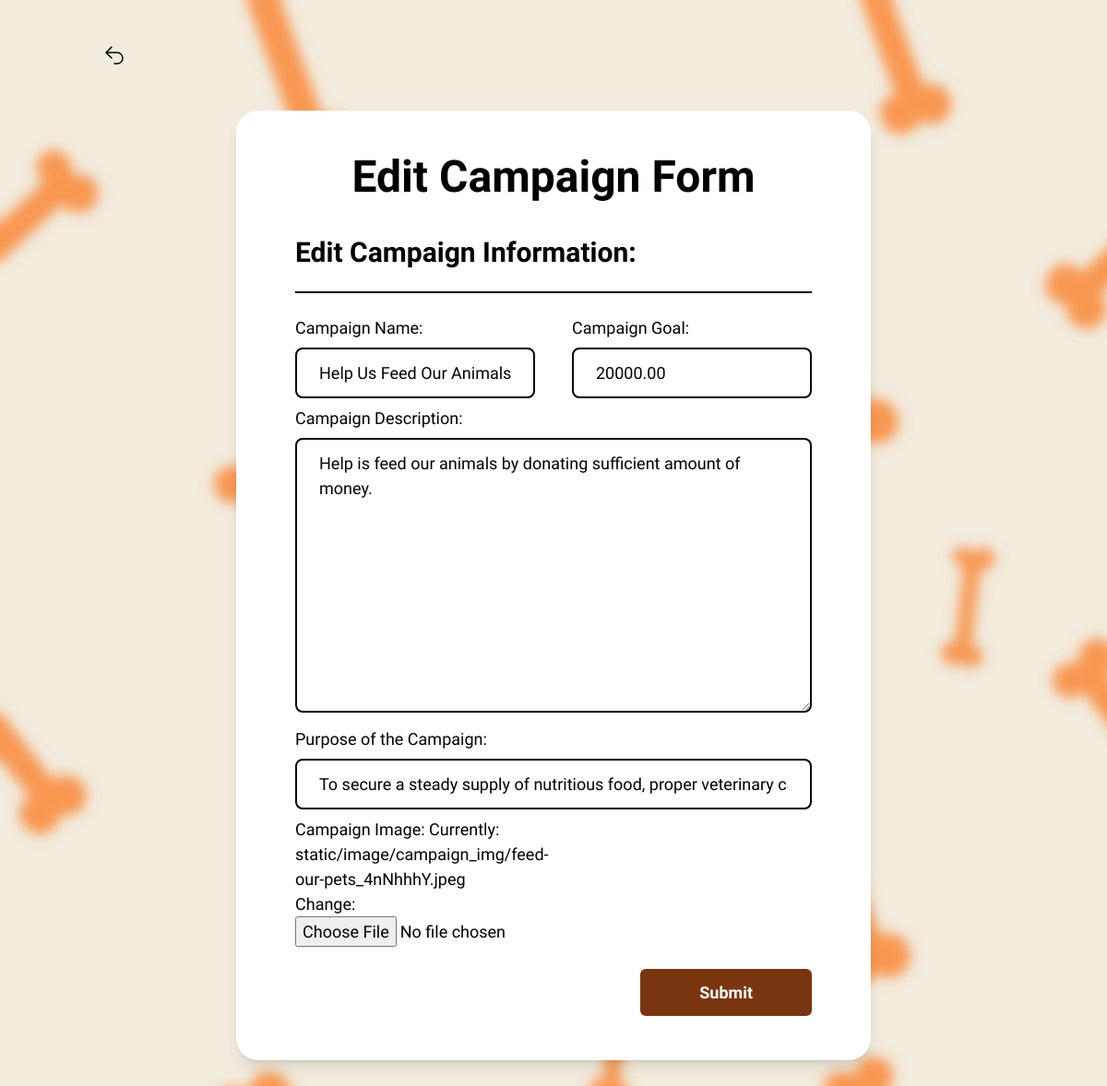
The page /staff/dashboard/campaigns/edit_campaign/CAMPAIGN0001/ (signed in) on the database as committed earlier.
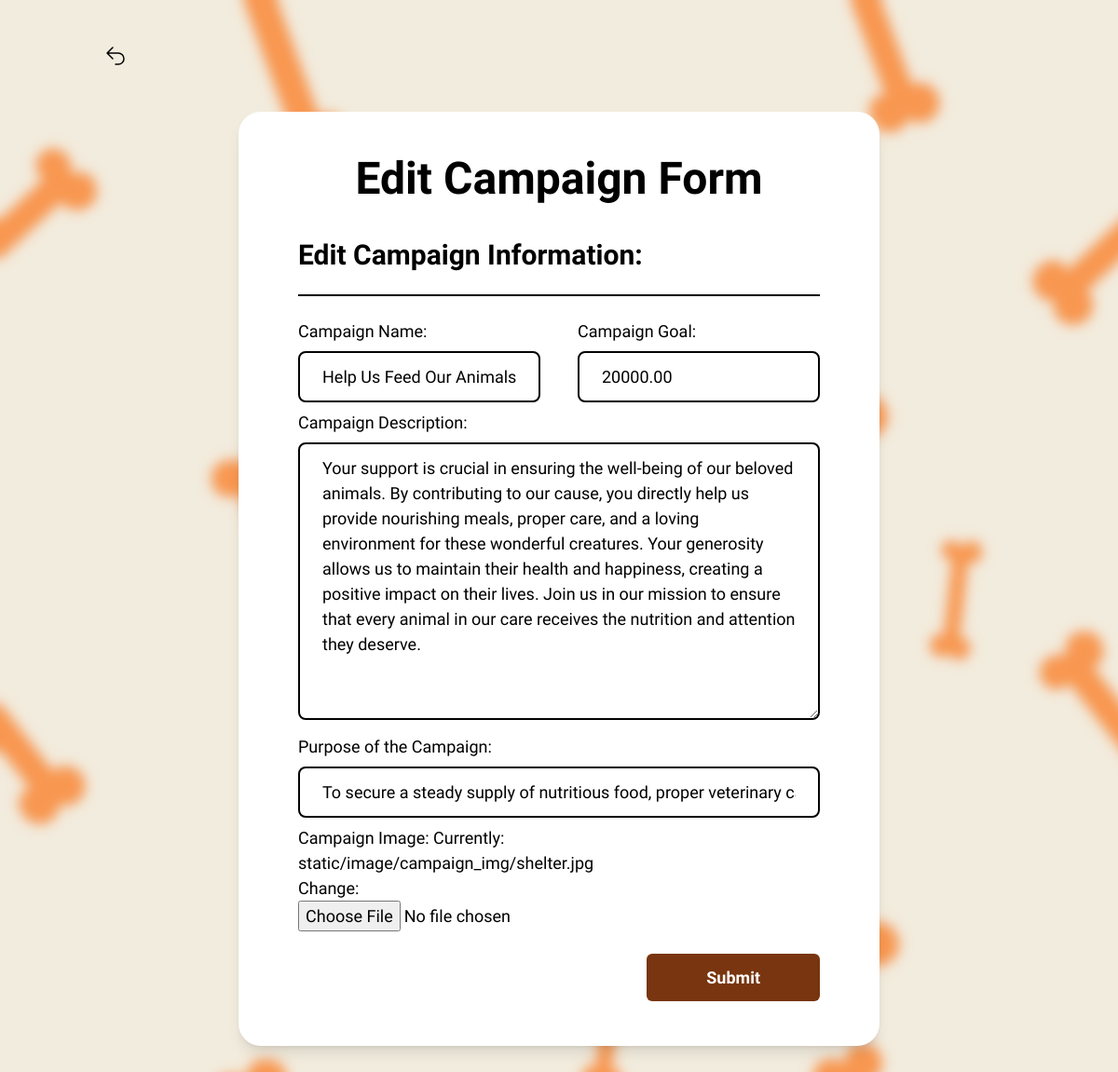
The same page on the database as committed later.
### donation/models.py (models this page shows)
class FundraisingCampaign(models.Model):
    campaignId = models.CharField(max_length=20, default=generate_campaign_key, primary_key=True, unique=True)
    campaignName = models.CharField(max_length=50, null=False, blank=False, unique=True)
    campaignDescription = models.TextField(max_length=800, blank=True, null=True)
    campaignGoal = models.DecimalField(max_digits=8, null=False, decimal_places=2)
    campaignPurpose = models.TextField(max_length=200, null=False, blank=False, default="")
    campaignImage = models.ImageField(upload_to='static/image/campaign_img')

### staff/decorators.py (the view)
    def _wrapped_view(request, *args, **kwargs):
        if not request.user.is_staff:
            return HttpResponseForbidden("You don't have permission to access this page.")
        return view_func(request, *args, **kwargs)

### staff/forms.py
class CampaignForm(forms.ModelForm):
    class Meta:
        model = FundraisingCampaign
        exclude = ['campaignId']
        widgets = {
            'campaignName' : forms.TextInput(attrs={'class': 'mt-2 border-2 border-black w-full px-6 py-3 mb-2 rounded-lg font-medium'}),
            'campaignDescription' : forms.Textarea(attrs={'class': 'mt-2 border-2 border-black w-full px-6 py-3 mb-2 rounded-lg font-medium'}),
            'campaignGoal' : forms.NumberInput(attrs={'step': '0.01', 'min': '0', 'class': 'mt-2 border-2 border-black w-full px-6 py-3 mb-2 rounded-lg font-medium'}),
            'campaignPurpose' : forms.TextInput(attrs={'class': 'mt-2 border-2 border-black w-full px-6 py-3 mb-2 rounded-lg font-medium'}),
        }
        labels = {
            'campaignName' : 'Campaign Name:',
            'campaignDescription' : 'Campaign Description:',
            'campaignGoal' : 'Campaign Goal:',
            'campaignImage': 'Campaign Image:',
            'campaignPurpose' : 'Purpose of the Campaign',
        }

### staff/templates/staff/edit_campaign.html (shortened to what this page needs)
<!DOCTYPE html>
<html lang="en">
<head>
    <script src="https://cdn.tailwindcss.com"></script>
</head>
<body style="background-image: url('/static/image/staffbg.png'); background-size: cover;">
    <a href="javascript:history.back()" class="text-black text-2xl font-bold ml-10 my-14" style="font-family: 'Imprima';">
        <button class="mt-10 ml-10 transition ease-in-out delay-150 font-semibold px-8 py-2 rounded-md hover:-translate-y-1 hover:scale-110 duration-300">
            <svg xmlns="http://www.w3.org/2000/svg" fill="none" viewBox="0 0 24 24" stroke-width="1.5" stroke="Black" class="w-6 h-6">
                <path stroke-linecap="round" stroke-linejoin="round" d="M9 15L3 9m0 0l6-6M3 9h12a6 6 0 010 12h-3" />
              </svg>
        </button>
     </a>
    <div class="mx-64 mt-10 mb-20 py-12 px-16 bg-white rounded-3xl shadow-lg">
        <h1 class=" text-black text-5xl pb-10 text-center" style="font-family: 'Imprima'; font-weight: bold;">Edit Campaign Form</h1>
        <form method="POST" enctype="multipart/form-data" class="grid grid-cols-2 gap-x-10" style="font-family: 'Imprima'; font-size: 18px;">
            <div class="col-span-2">
                <h1 class=" text-black text-3xl" style="font-family: 'Imprima'; font-weight: bold;">Edit Campaign Information:</h1>
                <p class="border-b-2 mb-6 mt-6 border-black"></p>
            </div>
            <div>
                {{form.campaignName.label_tag}}
                {{form.campaignName}}
            </div>
            <div>
                {{form.campaignGoal.label_tag}}
                {{form.campaignGoal}}
            </div>
            <div class="col-span-2">
                {{form.campaignDescription.label_tag}}
                {{form.campaignDescription}}
            </div>
            <div class="col-span-2">
                {{form.campaignPurpose.label_tag}}
                {{form.campaignPurpose}}
            </div>
            <div>
                {{form.campaignImage.label_tag}}
                {{form.campaignImage}}
            </div>
            <div></div><div></div>
            <div class="flex justify-end">
                <button type="submit" class="font-semibold text-white px-16 py-3 mt-6 rounded-md bg-amber-900 hover:bg-yellow-800">
                    Submit
                </button>
            </div>
        </form>
    </div>
</body>
</html>

Rows that differ between the two databases and show on the page:
changed FundraisingCampaign "Help Us Feed Our Animals": campaignDescription "Help is feed our animals by donating sufficient amount of money." → "Your support is crucial in ensuring the well-being of our beloved animals. By contributing to our cause, you directly help us provide nourishing meals, proper care, and a loving environment for these wonderful creatures. Your generosity allows us to maintain their health and happiness, creating a positive impact on their lives. Join us in our mission to ensure that every animal in our care receives the nutrition and attention they deserve."
Other text that changed with them:
text no longer shown: "Currently: static/image/campaign_img/feed-our-pets_4nNhhhY.jpeg Change:"
text now shown: "Currently: static/image/campaign_img/shelter.jpg Change:"
